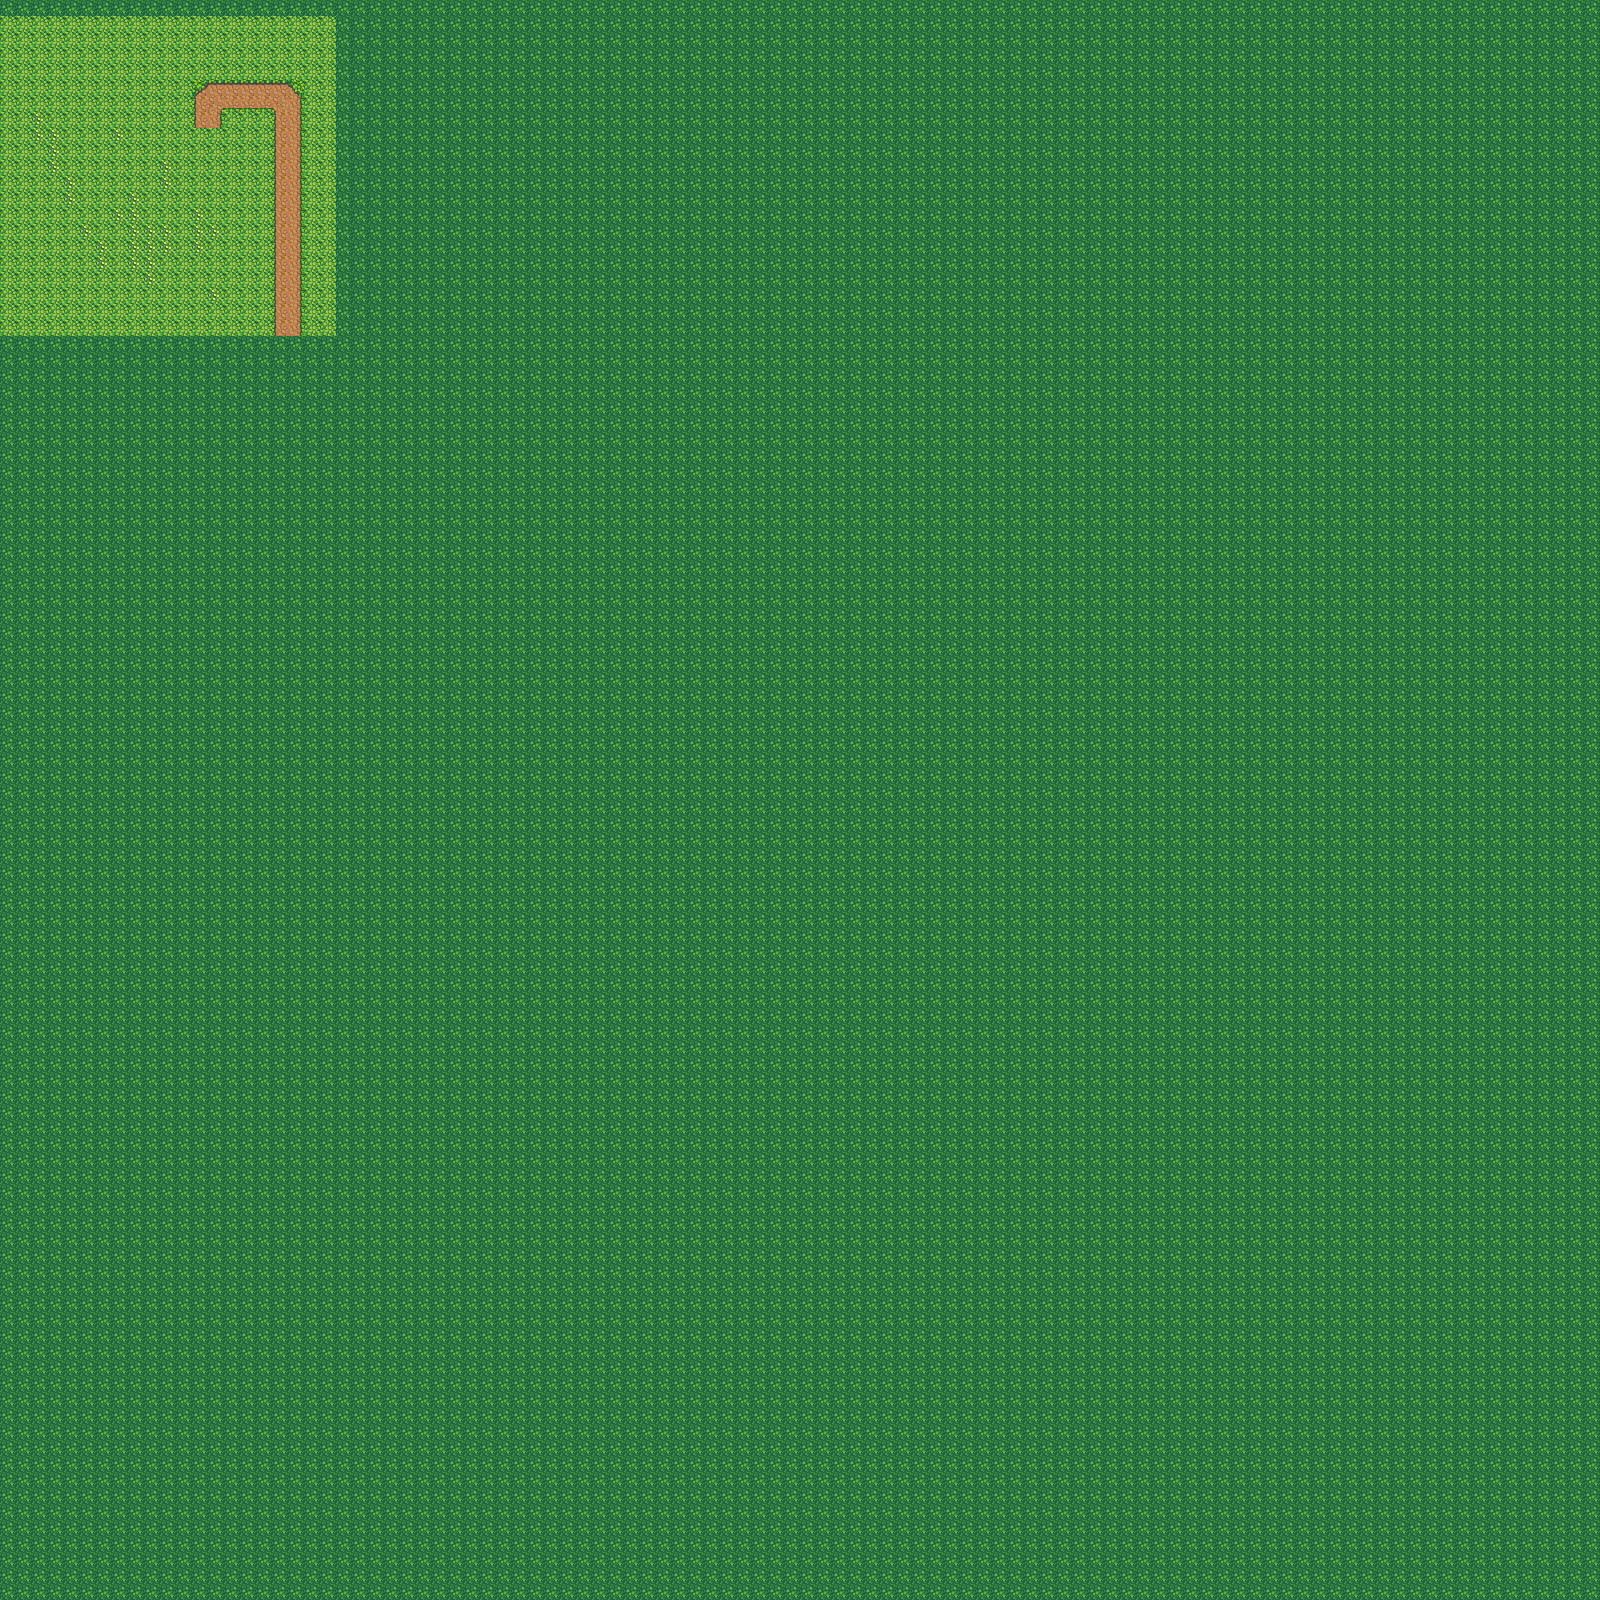

This game map was drawn from its Tiled (.tmx) file and the tilesets committed beside it. A one-line description and the trimmed map source follow:
An orthogonal 100x100 tile map with 16x16 px tiles, 1 tile layer (TileLayer01).

<map version="1.8" tiledversion="1.8.6" orientation="orthogonal" renderorder="right-down" width="100" height="100" tilewidth="16" tileheight="16" infinite="0" nextlayerid="6" nextobjectid="17">
 <tileset firstgid="1" name="terrain" tilewidth="16" tileheight="16" tilecount="1482" columns="39">
  <image source="Texture_TilesetTerrain_0001.png" width="624" height="608" />
 </tileset>
 <layer id="1" name="TileLayer01" width="100" height="100">
  <data>[10000 cells, 10000 non-empty, 11 distinct tile ids]</data>
 </layer>
</map>
